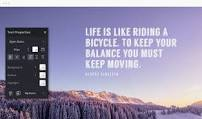
#> input picture image_with_text.jpg, 202 x 119 px, given in place of the camera
$ jupyter execute integration_101.ipynb   (older library calls are emulated)   (text cells are left out)
#> lines starting #> are read from the running program, lines starting #| are printed output that depends on the picture; after the words box and inside, x2 and y2 are one past the last pixel; in counts of white or black regions, pixels touching at a corner belong together; pictures that were not available may be replaced by others from this repository, and a replacement may not be noted
[cell 1]
import cv2
import numpy


vidobj=cv2.VideoCapture(1)
while True:
    _,frame=vidobj.read()
#> frame is the input picture: shape (119, 202, 3); mean B, G, R 170.8, 143, 148.9
    # will draw a rectangle on the real time video.
    cv2.rectangle(frame, (100,0),(600,650),(255,255,255),2)  # Vertical dominating.
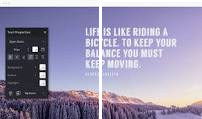
#> frame: shape (119, 202, 3); 2.32% of pixels changed, all inside (x1, y1, x2, y2) = (99, 0, 202, 119)
    #cv2.rectangle(frame, (0,100),(650,400),(255,255,255),2)   # Horizontal dominating.
    cv2.imshow("frame",frame)
    k=cv2.waitKey(1)
#> (key q is pressed here)
    if k==27:
        break
vidobj.release()
cv2.destroyAllWindows()

[cell 2]
import numpy as np
import cv2

cap = cv2.VideoCapture(0)

# Define the codec and create VideoWriter object
#fourcc = cv2.cv.CV_FOURCC(*'DIVX')
#out = cv2.VideoWriter('output.avi',fourcc, 20.0, (640,480))
out = cv2.VideoWriter('output.avi', -1, 20.0, (640,480))

while(cap.isOpened()):
    ret, frame = cap.read()
    cv2.rectangle(frame, (100,0),(600,650),(255,255,255),2)
    if ret==True:
        frame = cv2.flip(frame,0)
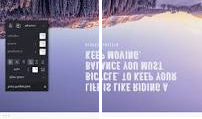
#> frame: shape (119, 202, 3); mean B, G, R 171.9, 144.5, 150.4

        # write the flipped frame
        out.write(frame)

        cv2.imshow('frame',frame)
        if cv2.waitKey(1) & 0xFF == ord('q'):
#> (key q is pressed here)
            break
    else:
        break

# Release everything if job is finished
cap.release()
out.release()
cv2.destroyAllWindows()

[cell 3]
import numpy as np
import os
import cv2


filename = 'video.avi'
frames_per_second = 24.0
res = '480p'

# Set resolution for the video capture
# Function adapted from https://kirr.co/0l6qmh
def change_res(cap, width, height):
    cap.set(3, width)
    cap.set(4, height)

# Standard Video Dimensions Sizes
STD_DIMENSIONS =  {
    "480p": (640, 480),
    "720p": (1280, 720),
    "1080p": (1920, 1080),
    "4k": (3840, 2160),
}


# grab resolution dimensions and set video capture to it.
def get_dims(cap, res='1080p'):
    width, height = STD_DIMENSIONS["480p"]
    if res in STD_DIMENSIONS:
        width,height = STD_DIMENSIONS[res]
    ## change the current caputre device
    ## to the resulting resolution
    change_res(cap, width, height)
    return width, height

# Video Encoding, might require additional installs
# Types of Codes: http://www.fourcc.org/codecs.php
VIDEO_TYPE = {
    'avi': cv2.VideoWriter_fourcc(*'XVID'),
    #'mp4': cv2.VideoWriter_fourcc(*'H264'),
    'mp4': cv2.VideoWriter_fourcc(*'XVID'),
}

def get_video_type(filename):
    filename, ext = os.path.splitext(filename)
    if ext in VIDEO_TYPE:
        return  VIDEO_TYPE[ext]
    return VIDEO_TYPE['avi']


cap = cv2.VideoCapture(0)
out = cv2.VideoWriter(filename, get_video_type(filename), 25, get_dims(cap, res))

while True:
    ret, frame = cap.read()
    cv2.rectangle(frame, (100,0),(600,650),(255,255,255),2)
    out.write(frame)
    cv2.imshow('frame',frame)

    if cv2.waitKey(1) & 0xFF == ord('q'):
#> (key q is pressed here)
        break


cap.release()
out.release()
cv2.destroyAllWindows()

[cell 4]
# [9 lines of commented-out code are left out]

[cell 5]
# -*- coding: utf-8 -*-
import os
import cv2
import operator
import numpy as np
import matplotlib.pyplot as plt
import sys
from scipy.signal import argrelextrema

print(sys.executable)
#Setting fixed threshold criteria
USE_THRESH = False
#fixed threshold value
THRESH = 0.4
#Setting fixed threshold criteria
USE_TOP_ORDER = True
#Setting local maxima criteria
USE_LOCAL_MAXIMA = False
#Number of top sorted frames
NUM_TOP_FRAMES = 20

#Video path of the source file
#videopath = "D:\\GITHUB\\aws-rekognition\\ouput.avi"
videopath="D:\\GITHUB\\aws-rekognition\\video.avi"
#Directory to store the processed frames
dir = "C:\\Users\\aditya\\Pictures\\Key_frames"
#smoothing window size
len_window = int(5)


# [54 lines left out: function smooth, not called in this run]

#Class to hold information about each frame


class Frame:
    def __init__(self, id, frame, value):
        self.id = id
        self.frame = frame
        self.value = value

    # [4 lines left out: function __lt__, not called in this run]

    def __gt__(self, other):
        return other.__lt__(self)

    def __eq__(self, other):
        return self.id == other.id and self.id == other.id

    def __ne__(self, other):
        return not self.__eq__(other)


# [4 lines left out: function rel_change, not called in this run]


#print("Video :" + videopath)
#print("Frame Directory: " + dir)


cap = cv2.VideoCapture(str(videopath))


curr_frame = None
prev_frame = None

frame_diffs = []
frames = []
ret, frame = cap.read()
i = 1

while(ret):
    luv = cv2.cvtColor(frame, cv2.COLOR_BGR2LUV)
#> luv: shape (119, 202, 3); mean of channels 0, 1, 2 152, 97.6, 115.4
    curr_frame = luv
    if curr_frame is not None and prev_frame is not None:
        #logic here
        diff = cv2.absdiff(curr_frame, prev_frame)
        count = np.sum(diff)
        frame_diffs.append(count)
        frame = Frame(i, frame, count)
        frames.append(frame)
    prev_frame = curr_frame
    i = i + 1
    ret, frame = cap.read()
# [4 lines of commented-out code are left out]

cap.release()
#cv2.destroyAllWindows()

if USE_TOP_ORDER:
    # sort the list in descending order
    frames.sort(key=operator.attrgetter("value"), reverse=True)
    for keyframe in frames[:NUM_TOP_FRAMES]:
        name = "frame_" + str(keyframe.id) + ".jpg"
        cv2.imwrite(dir + "/" + name, keyframe.frame)

if USE_THRESH:
    print("Using Threshold")
    for i in range(1, len(frames)):
        if (rel_change(np.float(frames[i - 1].value), np.float(frames[i].value)) >= THRESH):
            #print("prev_frame:"+str(frames[i-1].value)+"  curr_frame:"+str(frames[i].value))
            name = "frame_" + str(frames[i].id) + ".jpg"
            cv2.imwrite(dir + "/" + name, frames[i].frame)


if USE_LOCAL_MAXIMA:
    print("Using Local Maxima")
    diff_array = np.array(frame_diffs)
    sm_diff_array = smooth(diff_array, len_window)
    frame_indexes = np.asarray(argrelextrema(sm_diff_array, np.greater))[0]
    for i in frame_indexes:
        name = "frame_" + str(frames[i - 1].id) + ".jpg"
        #print(dir+name)
        cv2.imwrite(dir + name, frames[i - 1].frame)


# [4 lines of commented-out code are left out]

$ run again, on download.jpg
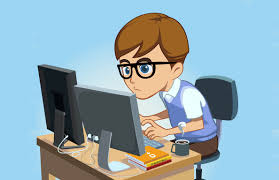
#> input picture download.jpg, 279 x 180 px, given in place of the camera
#> frame is the input picture: shape (180, 279, 3); mean B, G, R 180.5, 170.9, 146
#> `cv2.rectangle(frame, (100,0),(600,650),(255,255,255),2)`:
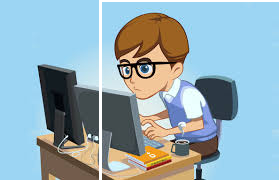
#> frame: shape (180, 279, 3); 1.78% of pixels changed, all inside (x1, y1, x2, y2) = (99, 0, 279, 180)
#> `frame = cv2.flip(frame,0)`:
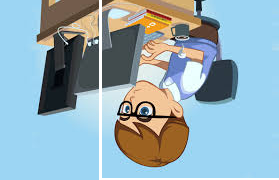
#> frame: shape (180, 279, 3); mean B, G, R 181.5, 172.3, 148.1
#> luv: shape (180, 279, 3); mean of channels 0, 1, 2 173, 88.9, 124.2
